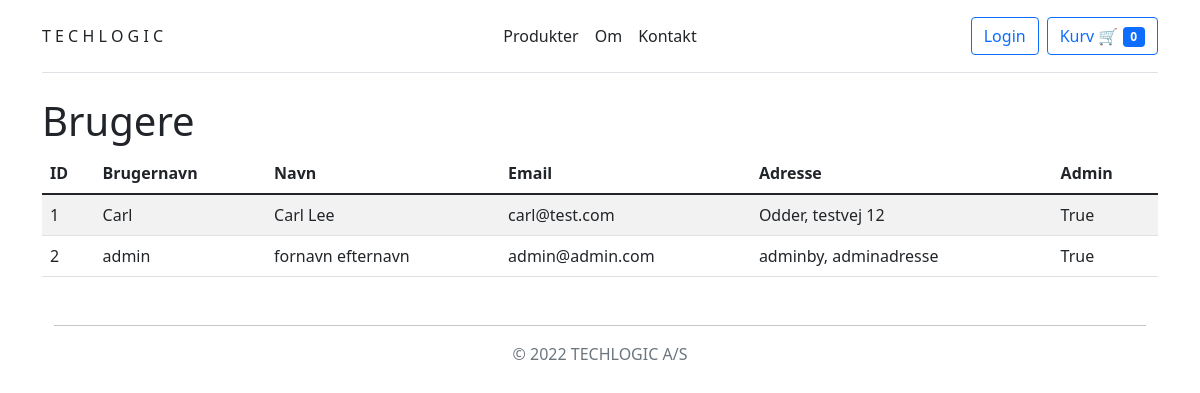
Screenshot of /users with the database file from the repository.
### tables this page shows
CREATE TABLE users(
        id INTEGER PRIMARY KEY AUTOINCREMENT,
        username VARCHAR(255),
        email VARCHAR(255),
        firstname VARCHAR(255),
        lastname VARCHAR(255),
	city VARCHAR(255),
	address VARCHAR(255),
	password VARCHAR(255),
	admin BIT
);

### app.py (the view)
@app.route("/users")
def users():
    users = readDB("SELECT * FROM users")
    return render_template("users.html", users=users)

### app.py (called while the page is built)
@app.after_request
def after_request(response):
    response.headers["Cache-Control"] = "no-cache, no-store, must-revalidate"
    response.headers["Expires"] = 0
    response.headers["Pragma"] = "no-cache"
    return response

def readDB(query):
    data = db.execute(query).fetchall()
    newData = []
    for row in data:
        tmp = []
        for atr in row:
            tmp.append(atr)
        newData.append(tmp)
    conn.commit()
    return newData

### templates/users.html
{% extends 'layout.html' %}
{% block main %}
<h1>Brugere</h1>
<table class="table table-hover table-striped">
    <thead class="thead-dark">
        <tr>
            <th>ID</th>
            <th scope="col">Brugernavn</th>
            <th scope="col">Navn</th>
            <th scope="col">Email</th>
            <th>Adresse</th>
            <th>Admin</th>
        </tr>
    </thead>
    <tbody>
        {% for user in users %}
        <tr class="align-middle">
            <td>{{ user[0] }}</td>
            <td>{{ user[1] }}</td>
            <td>{{ user[3] }} {{user[4]}}</td>
            <td>{{ user[2] }}</td>
            <td>{{ user[5] }}, {{ user[6] }}</td>
            {% if user[8] == 1 %}
            <td>True</td>
            {% else %}
            <td>False</td>
            {% endif %}
        </tr>
        {% endfor %}
    </tbody>
</table>
{% endblock %}

### static/style.css (style rules this page uses)
html { font-family: sans-serif; -ms-text-size-adjust: 100%; -webkit-text-size-adjust: 100%; scroll-behavior: smooth; height: 100%; }
body { height: auto; padding-bottom: 70px; }

### rows the page displays
users: id "1", username "Carl", firstname "Carl", lastname "Lee", email "carl@test.com", city "Odder", address "testvej 12", admin "True"
users: id "2", username "admin", firstname "fornavn", lastname "efternavn", email "admin@admin.com", city "adminby", address "adminadresse", admin "True"
